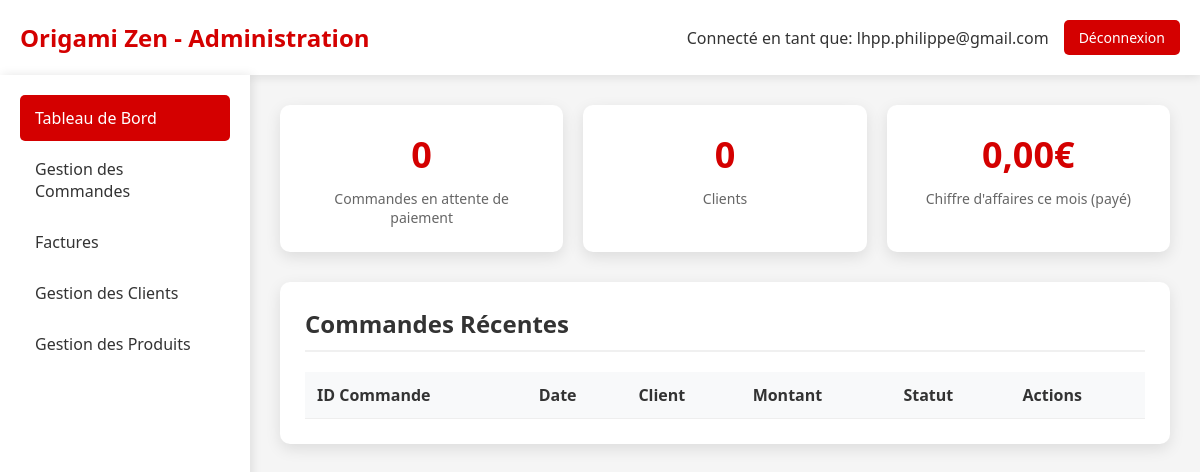
The page /admin_dashboard.php (signed in) on the database as committed earlier.
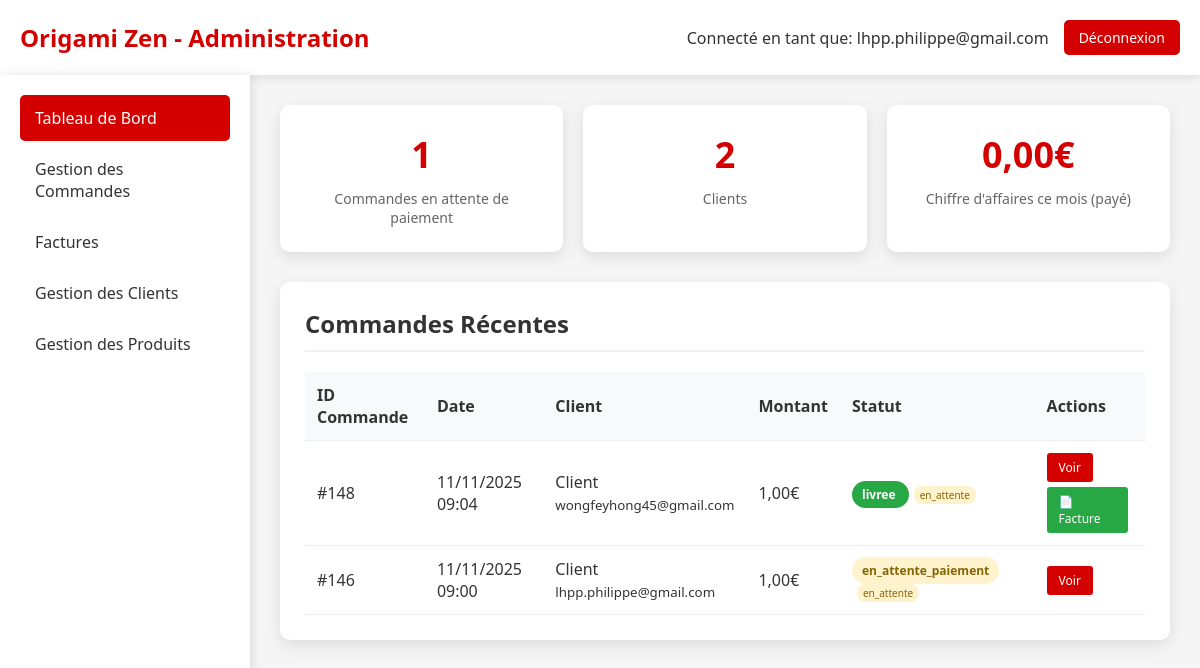
The same page on the database as committed later.
### tables this page shows
CREATE TABLE IF NOT EXISTS `commande` (
  `idCommande` bigint NOT NULL AUTO_INCREMENT,
  `idClient` bigint NOT NULL,
  `idAdresseLivraison` bigint NOT NULL,
  `idAdresseFacturation` bigint DEFAULT NULL,
  `dateCommande` datetime NOT NULL,
  `modeReglement` varchar(20) NOT NULL DEFAULT 'CB',
  `delaiLivraison` date NOT NULL,
  `fraisDePort` double NOT NULL,
  `montantTotal` double NOT NULL,
  `statut` enum('en_attente','en_attente_paiement','payee','confirmee','expediee','livree','annulee') NOT NULL DEFAULT 'en_attente',
  `statut_paiement` enum('en_attente','payee','echec','annulee','rembourse') DEFAULT 'en_attente',
  `idPaiement` int DEFAULT NULL,
  `visible` tinyint(1) DEFAULT '1',
  PRIMARY KEY (`idCommande`),
  KEY `Commande_idClient_FK` (`idClient`),
  KEY `Commande_idAdresseLivraison_FK` (`idAdresseLivraison`),
  KEY `idAdresseFacturation` (`idAdresseFacturation`)
);

CREATE TABLE IF NOT EXISTS `client` (
  `idClient` bigint NOT NULL AUTO_INCREMENT,
  `email` varchar(50) NOT NULL,
  `motDePasse` varchar(255) NOT NULL,
  `nom` varchar(50) DEFAULT NULL,
  `prenom` varchar(50) DEFAULT NULL,
  `telephone` varchar(20) DEFAULT NULL,
  `email_confirme` tinyint(1) DEFAULT '0',
  `token_confirmation` varchar(64) DEFAULT NULL,
  `token_expires` datetime DEFAULT NULL,
  `type` enum('temporaire','permanent') DEFAULT 'temporaire',
  `date_creation` datetime DEFAULT CURRENT_TIMESTAMP,
  `session_id` varchar(128) DEFAULT NULL,
  PRIMARY KEY (`idClient`),
  KEY `idx_client_type` (`type`),
  KEY `idx_client_session` (`session_id`),
  KEY `idx_client_date` (`date_creation`)
);

### admin_dashboard.php (the view, shortened to what the changed rows need)
<?php
$host = 'localhost';
$dbname = 'origami';
$username = 'root';
$password = '';
try {
    $pdo = new PDO("mysql:host=$host;dbname=$dbname;charset=utf8", $username, $password);
    $pdo->setAttribute(PDO::ATTR_ERRMODE, PDO::ERRMODE_EXCEPTION);
    $stmt = $pdo->query("SELECT COUNT(*) FROM Commande WHERE statut = 'en_attente_paiement' AND visible = 1");
    $commandesEnAttentePaiement = $stmt->fetchColumn();
    $stmt = $pdo->query("SELECT COUNT(*) FROM Client WHERE (type = 'permanent' OR (type IS NULL AND email NOT LIKE 'temp_%@origamizen.fr'))");
    $clientsPermanents = $stmt->fetchColumn();
    $stmt = $pdo->query("
        SELECT c.idCommande, c.dateCommande, c.montantTotal, c.statut, c.statut_paiement,
               cl.nom, cl.prenom, cl.email
        FROM Commande c
        JOIN Client cl ON c.idClient = cl.idClient
        WHERE c.visible = 1
        ORDER BY c.dateCommande DESC
        LIMIT 10
    ");
    $commandesRecentes = $stmt->fetchAll(PDO::FETCH_ASSOC);
} catch (PDOException $e) {
    die("Erreur de connexion à la base de données: " . $e->getMessage());
}
?>
<!DOCTYPE html>
<html lang="fr">
<head>
</head>
<body>
    <div class="header">
        <div class="logo">
            <h1>Origami Zen - Administration</h1>
        </div>
    </div>
    <div class="container">
        <div class="main-content">
            <div class="stats-grid">
                <div class="stat-card">
                    <div class="stat-number"><?= $commandesEnAttentePaiement ?></div>
                    <div class="stat-label">Commandes en attente de paiement</div>
                </div>
                <div class="stat-card">
                    <div class="stat-number"><?= $clientsPermanents ?></div>
                    <div class="stat-label">Clients</div>
                </div>
            </div>
            <div class="section">
                <h2>Commandes Récentes</h2>
                <table>
                    <thead>
                        <tr>
                            <th>ID Commande</th>
                            <th>Date</th>
                            <th>Client</th>
                            <th>Montant</th>
                            <th>Statut</th>
                            <th>Actions</th>
                        </tr>
                    </thead>
                    <tbody>
                        <?php foreach ($commandesRecentes as $commande): ?>
                        <tr>
                            <td>#<?= $commande['idCommande'] ?></td>
                            <td><?= date('d/m/Y H:i', strtotime($commande['dateCommande'])) ?></td>
                            <td>
                                <?= htmlspecialchars($commande['prenom'] . ' ' . $commande['nom']) ?>
                                <br><small><?= htmlspecialchars($commande['email']) ?></small>
                            </td>
                            <td><?= number_format($commande['montantTotal'], 2, ',', ' ') ?>€</td>
                            <td>
                                <span class="status-badge status-<?= $commande['statut'] ?>">
                                    <?= $commande['statut'] ?>
                                </span>
                                <?php if ($commande['statut_paiement']): ?>
                                    <span class="paiement-status paiement-<?= $commande['statut_paiement'] ?>">
                                        <?= $commande['statut_paiement'] ?>
                                    </span>
                                <?php endif; ?>
                            </td>
                            <td>
                                <div class="actions-container">
                                    <a href="admin_commande_detail.php?id=<?= $commande['idCommande'] ?>" class="btn-action">Voir</a>
                                    <?php
                                    if (in_array($commande['statut'], ['payee', 'expediee', 'livree']) || $commande['statut_paiement'] === 'payee'): ?>
                                        <a href="admin_factures.php?action=generer&id=<?= $commande['idCommande'] ?>" class="btn-invoice" target="_blank">
                                            📄 Facture
                                        </a>
                                    <?php endif; ?>
                                </div>
                            </td>
                        </tr>
                        <?php endforeach; ?>
                    </tbody>
                </table>
            </div>
        </div>
    </div>
</body>
</html>

Rows that differ between the two databases and show on the page:
added commande: idCommande "148", dateCommande "11/11/2025 09:04", idClient.nom "Client", idClient.email "wongfeyhong45@gmail.com", montantTotal "1,00", statut "livree", statut_paiement "en_attente"
added commande: idCommande "146", dateCommande "11/11/2025 09:00", idClient.nom "Client", idClient.email "lhpp.philippe@gmail.com", montantTotal "1,00", statut "en_attente_paiement", statut_paiement "en_attente"
Other text that changed with them:
$commandesEnAttentePaiement: "0" → "1"
$clientsPermanents: "0" → "2"
